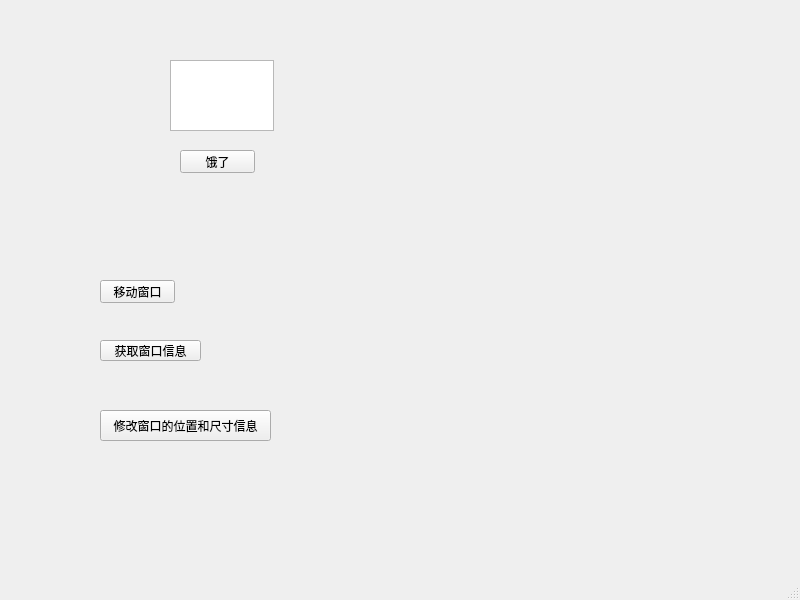
<?xml version="1.0" encoding="UTF-8"?>
<ui version="4.0">
 <class>MainWindow</class>
 <widget class="QMainWindow" name="MainWindow">
  <property name="geometry">
   <rect>
    <x>0</x>
    <y>0</y>
    <width>800</width>
    <height>600</height>
   </rect>
  </property>
  <property name="windowTitle">
   <string>MainWindow</string>
  </property>
  <widget class="QWidget" name="centralwidget">
   <widget class="QPushButton" name="mybutton">
    <property name="geometry">
     <rect>
      <x>180</x>
      <y>150</y>
      <width>75</width>
      <height>23</height>
     </rect>
    </property>
    <property name="text">
     <string>饿了</string>
    </property>
   </widget>
   <widget class="QTextEdit" name="food">
    <property name="geometry">
     <rect>
      <x>170</x>
      <y>60</y>
      <width>104</width>
      <height>71</height>
     </rect>
    </property>
   </widget>
   <widget class="QPushButton" name="moveButton">
    <property name="geometry">
     <rect>
      <x>100</x>
      <y>280</y>
      <width>75</width>
      <height>23</height>
     </rect>
    </property>
    <property name="text">
     <string>移动窗口</string>
    </property>
   </widget>
   <widget class="QPushButton" name="getButton">
    <property name="geometry">
     <rect>
      <x>100</x>
      <y>340</y>
      <width>101</width>
      <height>21</height>
     </rect>
    </property>
    <property name="text">
     <string>获取窗口信息</string>
    </property>
   </widget>
   <widget class="QPushButton" name="pushButton_3">
    <property name="geometry">
     <rect>
      <x>100</x>
      <y>410</y>
      <width>171</width>
      <height>31</height>
     </rect>
    </property>
    <property name="text">
     <string>修改窗口的位置和尺寸信息</string>
    </property>
   </widget>
  </widget>
  <widget class="QMenuBar" name="menubar">
   <property name="geometry">
    <rect>
     <x>0</x>
     <y>0</y>
     <width>800</width>
     <height>21</height>
    </rect>
   </property>
  </widget>
  <widget class="QStatusBar" name="statusbar"/>
 </widget>
 <resources/>
 <connections/>
</ui>
